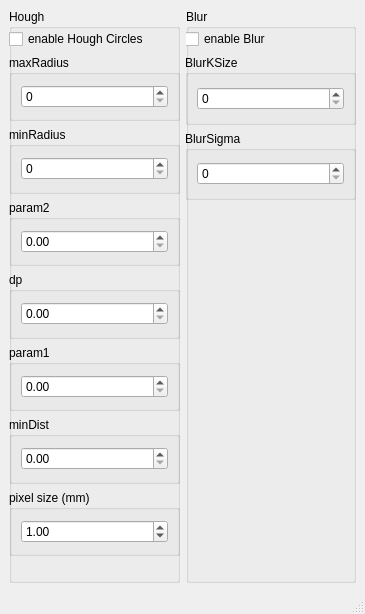
<?xml version="1.0" encoding="UTF-8"?>
<ui version="4.0">
 <class>HoughParamWindow</class>
 <widget class="QMainWindow" name="HoughParamWindow">
  <property name="geometry">
   <rect>
    <x>0</x>
    <y>0</y>
    <width>365</width>
    <height>614</height>
   </rect>
  </property>
  <property name="windowTitle">
   <string>Hough Parameter</string>
  </property>
  <widget class="QWidget" name="centralwidget">
   <layout class="QGridLayout" name="gridLayout">
    <item row="0" column="0">
     <widget class="QGroupBox" name="groupBox_4">
      <property name="title">
       <string>Hough</string>
      </property>
      <widget class="QWidget" name="verticalLayoutWidget">
       <property name="geometry">
        <rect>
         <x>0</x>
         <y>20</y>
         <width>171</width>
         <height>527</height>
        </rect>
       </property>
       <layout class="QVBoxLayout" name="verticalLayout">
        <item>
         <widget class="QCheckBox" name="enableHoughCirclesCheckBox">
          <property name="text">
           <string>enable Hough Circles</string>
          </property>
         </widget>
        </item>
        <item>
         <widget class="QGroupBox" name="maxRadiusBox">
          <property name="title">
           <string>maxRadius</string>
          </property>
          <layout class="QGridLayout" name="gridLayout_6">
           <item row="0" column="0">
            <widget class="QSpinBox" name="maxRadiusSpinBox">
             <property name="maximum">
              <number>10000</number>
             </property>
            </widget>
           </item>
          </layout>
         </widget>
        </item>
        <item>
         <widget class="QGroupBox" name="minRadiusBox">
          <property name="title">
           <string>minRadius</string>
          </property>
          <layout class="QGridLayout" name="gridLayout_7">
           <item row="0" column="0">
            <widget class="QSpinBox" name="minRadiusSpinBox">
             <property name="maximum">
              <number>10000</number>
             </property>
            </widget>
           </item>
          </layout>
         </widget>
        </item>
        <item>
         <widget class="QGroupBox" name="param2Box">
          <property name="title">
           <string>param2</string>
          </property>
          <layout class="QGridLayout" name="gridLayout_4">
           <item row="0" column="0">
            <widget class="QDoubleSpinBox" name="param2DoubleSpinBox">
             <property name="maximum">
              <double>100000.000000000000000</double>
             </property>
            </widget>
           </item>
          </layout>
         </widget>
        </item>
        <item>
         <widget class="QGroupBox" name="dpBox">
          <property name="title">
           <string>dp</string>
          </property>
          <layout class="QGridLayout" name="gridLayout_2">
           <item row="0" column="0">
            <widget class="QDoubleSpinBox" name="dpDoubleSpinBox">
             <property name="maximum">
              <double>100000.000000000000000</double>
             </property>
            </widget>
           </item>
          </layout>
         </widget>
        </item>
        <item>
         <widget class="QGroupBox" name="param1Box">
          <property name="title">
           <string>param1</string>
          </property>
          <layout class="QGridLayout" name="gridLayout_5">
           <item row="0" column="0">
            <widget class="QDoubleSpinBox" name="param1DoubleSpinBox">
             <property name="maximum">
              <double>100000.000000000000000</double>
             </property>
            </widget>
           </item>
          </layout>
         </widget>
        </item>
        <item>
         <widget class="QGroupBox" name="minDistBox">
          <property name="title">
           <string>minDist</string>
          </property>
          <layout class="QGridLayout" name="gridLayout_3">
           <item row="0" column="0">
            <widget class="QDoubleSpinBox" name="minDistDoubleSpinBox">
             <property name="maximum">
              <double>100000.000000000000000</double>
             </property>
            </widget>
           </item>
          </layout>
         </widget>
        </item>
        <item>
         <widget class="QGroupBox" name="groupBox">
          <property name="title">
           <string>pixel size (mm)</string>
          </property>
          <layout class="QGridLayout" name="gridLayout_8">
           <item row="0" column="0">
            <widget class="QDoubleSpinBox" name="pixelSizeDoubleSpinBox">
             <property name="maximum">
              <double>99990000.000000000000000</double>
             </property>
             <property name="value">
              <double>1.000000000000000</double>
             </property>
            </widget>
           </item>
          </layout>
         </widget>
        </item>
       </layout>
      </widget>
      <zorder>enableHoughCirclesCheckBox</zorder>
      <zorder>verticalLayoutWidget</zorder>
     </widget>
    </item>
    <item row="0" column="1">
     <widget class="QGroupBox" name="groupBox_5">
      <property name="title">
       <string>Blur</string>
      </property>
      <widget class="QWidget" name="verticalLayoutWidget_2">
       <property name="geometry">
        <rect>
         <x>-1</x>
         <y>20</y>
         <width>171</width>
         <height>171</height>
        </rect>
       </property>
       <layout class="QVBoxLayout" name="verticalLayout_2">
        <item>
         <widget class="QCheckBox" name="enableBlurCheckBox">
          <property name="text">
           <string>enable Blur</string>
          </property>
         </widget>
        </item>
        <item>
         <widget class="QGroupBox" name="blurKSizeBox">
          <property name="title">
           <string>BlurKSize</string>
          </property>
          <layout class="QGridLayout" name="gridLayout_10">
           <item row="0" column="0">
            <widget class="QSpinBox" name="blurKSizeSpinBox"/>
           </item>
          </layout>
         </widget>
        </item>
        <item>
         <widget class="QGroupBox" name="blurSigmaBox">
          <property name="title">
           <string>BlurSigma</string>
          </property>
          <layout class="QGridLayout" name="gridLayout_9">
           <item row="0" column="0">
            <widget class="QSpinBox" name="blurSigmaSpinBox"/>
           </item>
          </layout>
         </widget>
        </item>
       </layout>
      </widget>
     </widget>
    </item>
   </layout>
  </widget>
  <widget class="QMenuBar" name="menubar">
   <property name="geometry">
    <rect>
     <x>0</x>
     <y>0</y>
     <width>365</width>
     <height>20</height>
    </rect>
   </property>
  </widget>
  <widget class="QStatusBar" name="statusbar"/>
 </widget>
 <resources/>
 <connections/>
</ui>
